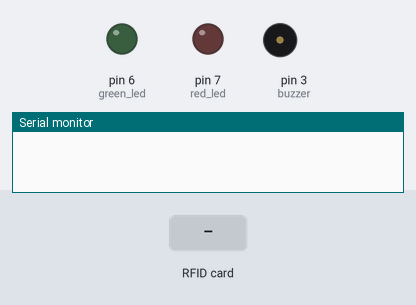
Recording of a sketch running on a simulated Arduino Uno, built with avr-gcc and run on an emulated ATmega328P. Shown: output pins drawn as LEDs (lit = HIGH), buzzer (waves = sounding), the last lines printed to the serial monitor. The test bench sets the inputs (shaded band). Pins used as bus, display or sensor lines are not drawn.

Above: at 1.2 s.
1.3 s: RFID card 16 B9 C0 F7 held to the reader
At 1.9 s:
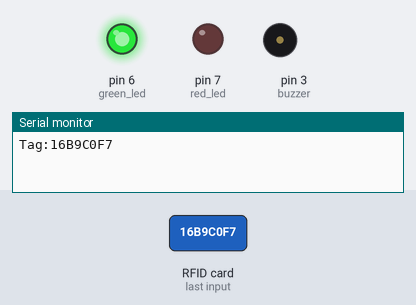
4.3 s: RFID card 5E 7A 19 C4 held to the reader
At 5.8 s:
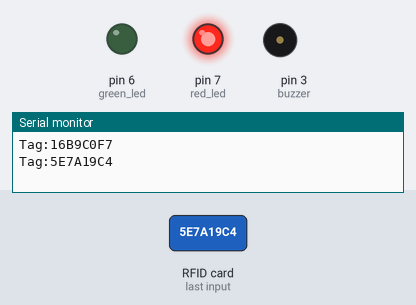
7.3 s: RFID card E9 F9 D7 2A held to the reader
At 7.46 s:
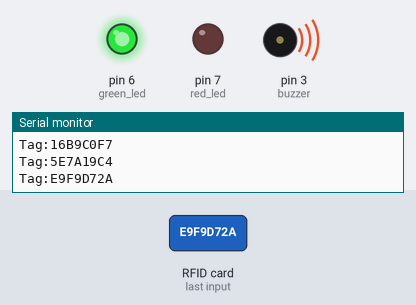
Timing chart, 0 to 10.8 s (numbered marks = the images above; inputs shaded):
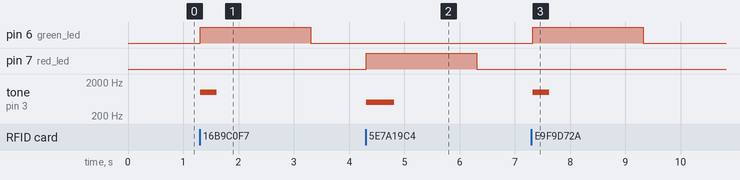

Measured:
- after the input at 1.3 s, pin 6 (green_led): LOW → HIGH at once, → LOW 2.0 s later; tone on pin 3 (buzzer): silent → 1000 Hz at once, → silent 0.30 s later
- after the input at 4.3 s, pin 7 (red_led): LOW → HIGH at once, → LOW 2.0 s later; tone on pin 3 (buzzer): silent → 500 Hz at once, → silent 0.50 s later
- after the input at 7.3 s, pin 6 (green_led): LOW → HIGH at once, → LOW 2.0 s later; tone on pin 3 (buzzer): silent → 1000 Hz at once, → silent 0.30 s later

The sketch:

RFID_DIY.ino
```cpp
/*
Date: 17/10/2018
DIY
*/

/*
Title: RFID tag detection
Description:
	This program detects a RFID tag, if the
	tag is recognized a green led will light up
	and a specific beep will sound, otherwise a
	red led willlight up and another beep will sound.
*/

/*
RDFD pins to Arduino Pins:
3.3v -> Pin 3.3V
RST -> Pin 9
GND -> GND
NC -> Not Connected
MISO -> Pin 12
MOSI -> Pin 11
SCK -> Pin 13
SDA -> Pin 10
*/

//Libraries
#include <SPI.h>
#include <MFRC522.h>  // Avaliable at: https://github.com/miguelbalboa/rfid

MFRC522 mfrc522(10, 9);  // MRFC instance creation

const int red_led = 7;
const int green_led = 6;
const int buzzer = 3;

void setup()
{
  Serial.begin(9600);  // set the baud rate for data transmission with the computer
  SPI.begin();  // start de SPI
  mfrc522.PCD_Init();  // start the MRFC
  pinMode(red_led, OUTPUT);  // define red_red pin as output
  pinMode(green_led, OUTPUT);  // define green_led pin as output
}
void loop()
{
  //here we have to wait for the card, when it is near to the sensor
  if ( ! mfrc522.PICC_IsNewCardPresent()) {
    return;
  }
  //we can read it's value
  if ( ! mfrc522.PICC_ReadCardSerial()) {
    return;
  }

  Serial.print("Tag:");
  String content = "";  // empty string initialization to write the tag UID
  int uid_size =  mfrc522.uid.size;  //see RFID tag unique identifier size (will be 4 in this case)

  // this cycle is run each position of the tag uid bytes.
  for (byte i = 0; i < uid_size; i++) {
    Serial.print(mfrc522.uid.uidByte[i], HEX); // print the hex value of each byte
    content.concat(String(mfrc522.uid.uidByte[i], HEX));  // Concatenate the 4 hex values in a single String
  }

  content.toUpperCase();  // Put the String to UpperCASE

  // if the readed tag match with the defined UID it will make the green led light up
  if ((content == "16B9C0F7") || (content ==  "E9F9D72A") || (content ==  "43CD873") || (content ==  "16AC7BF9") || (content ==  "1637DF9") || (content ==  "36B87EF9")) {
    digitalWrite(green_led, HIGH);  // Change the pin state to HIGH, its the same as turn on the led
    tone(buzzer, 1000, 300);  // using tone we can define the (buzzer_pin, frequency, duration)
    delay(2000);  // 2s delay
    digitalWrite(green_led, LOW);  // Change the pin state to LOW, its the same as turn off the led
  } else {  // if not match it will make the red led light up
    digitalWrite(red_led, HIGH);  // Change the pin state to HIGH, its the same as turn on the led
    tone(buzzer, 500, 500);  // using tone we can define the (buzzer_pin, frequency, duration)
    delay(2000);  // 2s delay
    digitalWrite(red_led, LOW);  // Change the pin state to LOW, its the same as turn off the led
  }
  Serial.println();  // empty print
}
```
